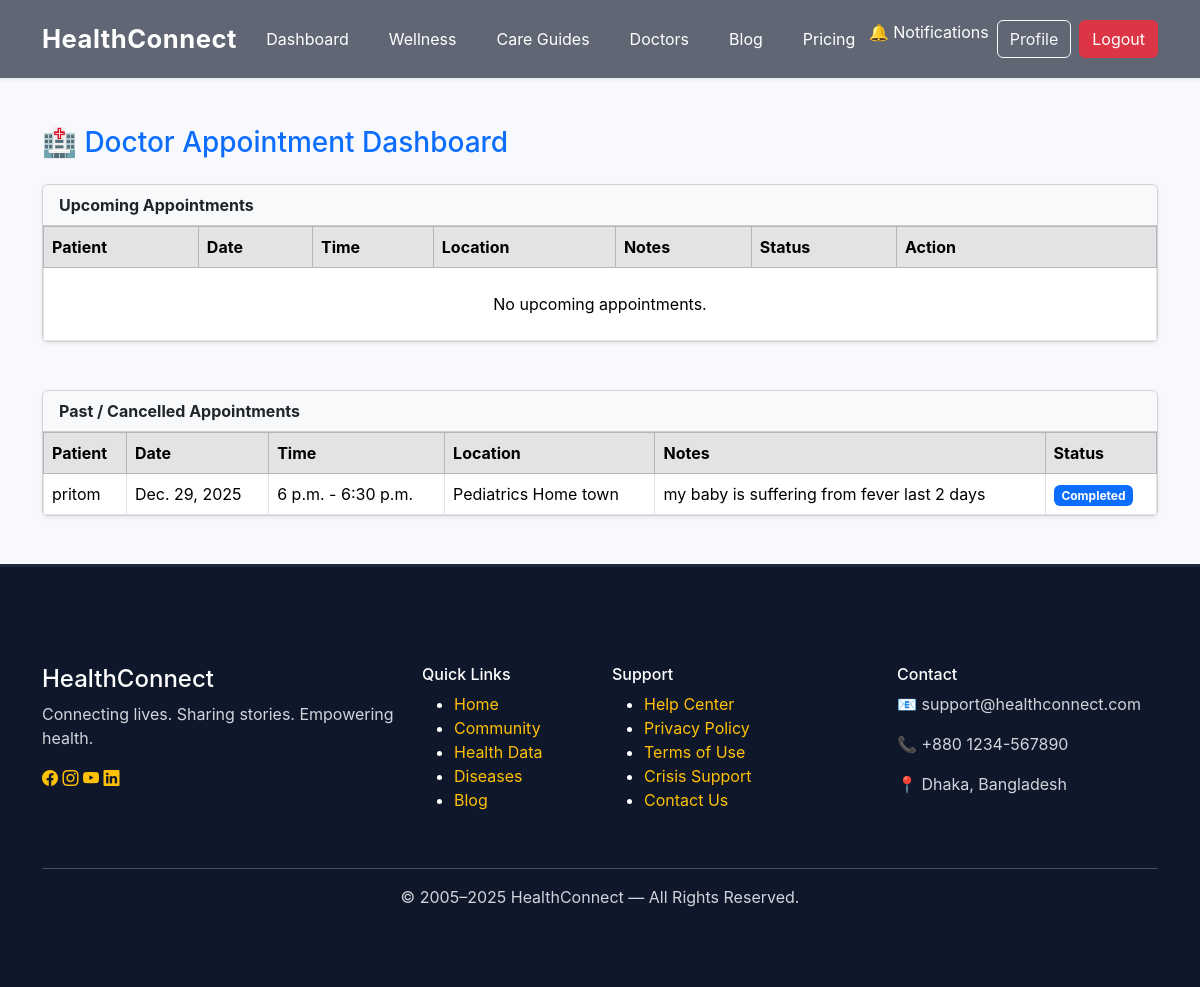
The page /appointments/doctor/appointments/ (signed in) on the database as committed earlier.
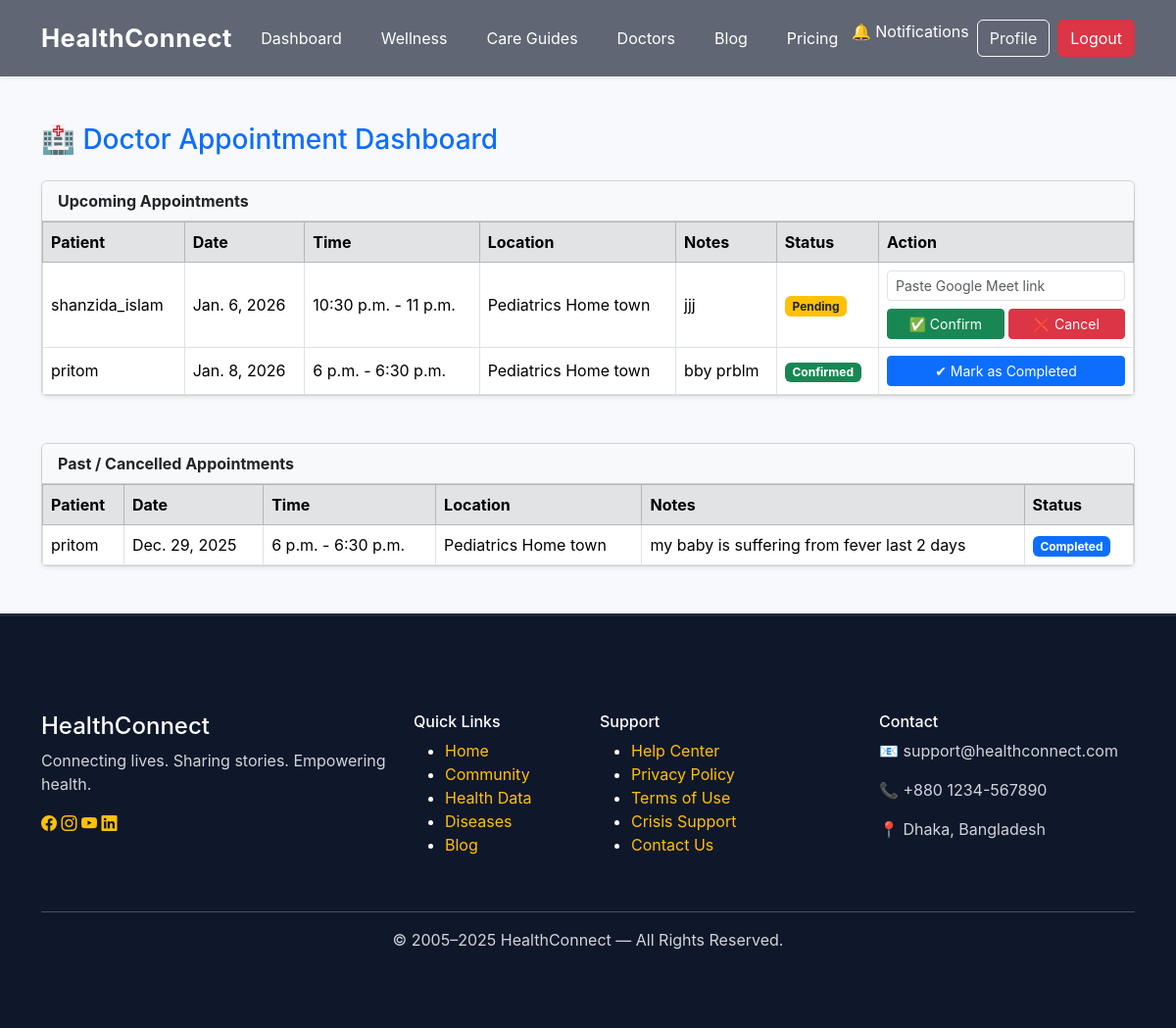
The same page on the database as committed later.
### appointments/models.py (models this page shows, shortened)
class Appointment(models.Model):
    patient = models.ForeignKey(CustomUser, on_delete=models.CASCADE, related_name="appointments")
    doctor = models.ForeignKey(CustomUser, on_delete=models.CASCADE, related_name="doctor_appointments")
    location = models.ForeignKey(DoctorLocation, on_delete=models.CASCADE)
    date = models.DateField()
    start_time = models.TimeField()
    end_time = models.TimeField()
    status = models.CharField(max_length=20, choices=APPOINTMENT_STATUS, default="pending")
    notes = models.TextField(blank=True, null=True)
    meeting_link = models.URLField(blank=True, null=True)
    created_at = models.DateTimeField(default=timezone.now)
    class Meta:
        unique_together = ("doctor", "location", "date", "start_time")

class DoctorLocation(models.Model):
    APPOINTMENT_TYPE = (
        ("offline", "Offline"),
        ("online", "Online"),
        ("both", "Online & Offline"),
    )
    doctor = models.ForeignKey(
        settings.AUTH_USER_MODEL,
        on_delete=models.CASCADE,
        related_name="doctor_locations"
    )
    name = models.CharField(max_length=150)
    address = models.TextField()
    days = models.CharField(max_length=100, help_text="Sun,Tue,Thu")
    start_time = models.TimeField()
    end_time = models.TimeField()
    appointment_type = models.CharField(max_length=20, choices=APPOINTMENT_TYPE)

### accounts/models.py (models this page shows, shortened)
class CustomUser(AbstractUser):
    role = models.CharField(
        max_length=20,
        choices=ROLE_CHOICES,
        default="patient"
    )
    doctor_license = models.CharField(
        max_length=50,
        blank=True,
        null=True
    )
    specialization = models.ManyToManyField(
        "Specialization",
        blank=True,
        help_text="Only for doctors"
    )
    hospital_name = models.CharField(
        max_length=150,
        blank=True,
        null=True
    )
    profile_pic = models.ImageField(
        upload_to="profiles/",
        blank=True,
        null=True
    )
    token_id = models.CharField(
        max_length=12,   # Adjust for future growth
        unique=True,
        blank=True,
        editable=False
    )

### appointments/views.py (the view, shortened to what this page needs)
# urls.py: path('doctor/appointments/', views.doctor_my_appointment, name='doctor_my_appointment'),
@login_required
def doctor_my_appointment(request):
    if request.user.role != "doctor":
        return redirect('home')
    appointments = request.user.doctor_appointments.order_by('date', 'start_time')
    upcoming = appointments.filter(status__in=['pending', 'confirmed'])
    past = appointments.filter(status__in=['completed', 'cancelled'])
    return render(request, 'appointments/doctor_appointments.html', {
        'upcoming': upcoming,
        'past': past
    })

### blog/context_processors.py (called while the page is built)
def unread_notifications(request):
    if request.user.is_authenticated:
        return {
            "unread_count": request.user.notifications.filter(is_read=False).count()
        }
    return {"unread_count": 0}

### appointments/templates/appointments/doctor_appointments.html (shortened to what this page needs)
{% extends "base.html" %}
{% block content %}
<div class="container py-5">
    <h3 class="mb-4 text-primary">
        🏥 Doctor Appointment Dashboard
    </h3>
    <div class="card shadow-sm mb-5">
        <div class="card-header bg-light fw-bold">
            Upcoming Appointments
        </div>
        <div class="card-body p-0">
            <table class="table table-bordered mb-0 align-middle">
                <thead class="table-secondary">
                    <tr>
                        <th>Patient</th>
                        <th>Date</th>
                        <th>Time</th>
                        <th>Location</th>
                        <th>Notes</th>
                        <th>Status</th>
                        <th width="260">Action</th>
                    </tr>
                </thead>
                <tbody>
                {% for appt in upcoming %}
                    <tr>
                        <td>{{ appt.patient.username }}</td>
                        <td>{{ appt.date }}</td>
                        <td>{{ appt.start_time }} - {{ appt.end_time }}</td>
                        <td>{{ appt.location.name }}</td>
                        <td>{{ appt.notes|default:"-" }}</td>
                        <td>
                            {% if appt.status == "pending" %}
                                <span class="badge bg-warning text-dark">Pending</span>
                            {% elif appt.status == "confirmed" %}
                                <span class="badge bg-success">Confirmed</span>
                            {% endif %}
                        </td>
                        <td>
                            {% if appt.status == "pending" %}
                            <form method="post">
                                <input type="url"
                                       name="meeting_link"
                                       class="form-control form-control-sm mb-2"
                                       placeholder="Paste Google Meet link"
                                       required>
                                <div class="d-flex gap-1">
                                    <button type="submit"
                                            name="action"
                                            value="confirm"
                                            class="btn btn-success btn-sm w-100">
                                        ✅ Confirm
                                    </button>
                                    <button type="submit"
                                            name="action"
                                            value="cancel"
                                            class="btn btn-danger btn-sm w-100">
                                        ❌ Cancel
                                    </button>
                                </div>
                            </form>
                            {% elif appt.status == "confirmed" %}
                            <form method="post">
                                <button type="submit"
                                        name="action"
                                        value="complete"
                                        class="btn btn-primary btn-sm w-100">
                                    ✔ Mark as Completed
                                </button>
                            </form>
                            {% else %}
                                -
                            {% endif %}
                        </td>
                    </tr>
                {% empty %}
                    <tr>
                        <td colspan="7" class="text-center py-4">
                            No upcoming appointments.
                        </td>
                    </tr>
                {% endfor %}
                </tbody>
            </table>
        </div>
    </div>
    <div class="card shadow-sm">
        <div class="card-header bg-light fw-bold">
            Past / Cancelled Appointments
        </div>
        <div class="card-body p-0">
            <table class="table table-bordered mb-0 align-middle">
                <thead class="table-secondary">
                    <tr>
                        <th>Patient</th>
                        <th>Date</th>
                        <th>Time</th>
                        <th>Location</th>
                        <th>Notes</th>
                        <th>Status</th>
                    </tr>
                </thead>
                <tbody>
                {% for appt in past %}
                    <tr>
                        <td>{{ appt.patient.username }}</td>
                        <td>{{ appt.date }}</td>
                        <td>{{ appt.start_time }} - {{ appt.end_time }}</td>
                        <td>{{ appt.location.name }}</td>
                        <td>{{ appt.notes|default:"-" }}</td>
                        <td>
                            {% if appt.status == "completed" %}
                                <span class="badge bg-primary">Completed</span>
                            {% elif appt.status == "cancelled" %}
                                <span class="badge bg-danger">Cancelled</span>
                            {% endif %}
                        </td>
                    </tr>
                {% empty %}
                    <tr>
                        <td colspan="6" class="text-center py-4">
                            No past appointments.
                        </td>
                    </tr>
                {% endfor %}
                </tbody>
            </table>
        </div>
    </div>
</div>
{% endblock %}

### templates/base.html (shortened to what this page needs)
{% load static %}
{% load crispy_forms_tags %}
<!DOCTYPE html>
<html lang="en">
<head>
<link href="https://cdn.jsdelivr.net/npm/bootstrap@5.3.3/dist/css/bootstrap.min.css" rel="stylesheet">
<link rel="stylesheet" href="https://cdn.jsdelivr.net/npm/bootstrap-icons@1.11.3/font/bootstrap-icons.min.css">
<link rel="stylesheet"
href="https://cdn.jsdelivr.net/npm/bootstrap-icons@1.10.5/font/bootstrap-icons.css">
<link rel="stylesheet" href="{% static 'css/style.css' %}">
<link rel="stylesheet" href="{% static 'css/pricing.css' %}">
<link rel="stylesheet" href="{% static 'css/profile.css' %}">
<link rel="stylesheet" href="{% static 'css/bloglist.css' %}">
</head>
<body style="padding-top: 78px;">
<nav class="navbar navbar-expand-lg modern-nav fixed-top shadow-sm">
  <div class="container">
    <a class="navbar-brand fw-bold text-white" href="/">HealthConnect</a>
    <div class="collapse navbar-collapse justify-content-center" id="navbarNav">
      <ul class="navbar-nav gap-4 fs-6">
        <li class="nav-item"><a class="nav-link text-white nav-hover" href="/">Dashboard</a></li>
        <li class="nav-item"><a class="nav-link text-white nav-hover" href="{% url 'healthPage' %}">Wellness</a></li>
        <li class="nav-item"><a class="nav-link text-white nav-hover" href="{% url 'treatmentPage' %}">Care Guides</a>
        </li>
        <li class="nav-item"><a class="nav-link text-white nav-hover" href="{% url 'doctor_list' %}">Doctors</a></li>
        <li class="nav-item"><a class="nav-link text-white nav-hover" href="{% url 'blog_list' %}">Blog</a></li>
        <li class="nav-item"><a class="nav-link text-white nav-hover" href="{% url 'subscription_plans' %}">Pricing</a></li>
      </ul>
    </div>
   <div class="d-flex gap-2 ">
  {% if request.user.is_authenticated %}
  <a href="{% url 'notifications' %}" class="nav-link position-relative text-white">
    🔔 Notifications
  </a>
  <a href="{% url 'profile' %}" class="btn btn-outline-light">Profile</a>
  <a href="{% url 'logout' %}" class="btn btn-danger">Logout</a>
{% else %}
  <a href="{% url 'login' %}" class="btn btn-outline-light">Sign in</a>
  <a href="{% url 'signup' %}" class="btn btn-outline-light">Join now</a>
{% endif %}
</div>
  </div>
</nav>
{% block content %}{% endblock content %}
<footer class="hc-footer">
  <div class="container py-5">
    <div class="row">
      <div class="col-md-4 mb-4">
        <h4 class="hc-brand">HealthConnect</h4>
        <p class="hc-desc">Connecting lives. Sharing stories. Empowering health.</p>
        <div class="hc-social mt-3">
          <a href="#"><i class="bi bi-facebook"></i></a>
          <a href="#"><i class="bi bi-instagram"></i></a>
          <a href="#"><i class="bi bi-youtube"></i></a>
          <a href="#"><i class="bi bi-linkedin"></i></a>
        </div>
      </div>
      <div class="col-md-2 mb-4">
        <h6 class="hc-title">Quick Links</h6>
        <ul class="hc-list">
          <li><a href="#">Home</a></li>
          <li><a href="#">Community</a></li>
          <li><a href="#">Health Data</a></li>
          <li><a href="#">Diseases</a></li>
          <li><a href="#">Blog</a></li>
        </ul>
      </div>
      <div class="col-md-3 mb-4">
        <h6 class="hc-title">Support</h6>
        <ul class="hc-list">
          <li><a href="#">Help Center</a></li>
          <li><a href="#">Privacy Policy</a></li>
          <li><a href="#">Terms of Use</a></li>
          <li><a href="#">Crisis Support</a></li>
          <li><a href="#">Contact Us</a></li>
        </ul>
      </div>
      <div class="col-md-3 mb-4">
        <h6 class="hc-title">Contact</h6>
        <p class="hc-text">📧 support@healthconnect.com</p>
        <p class="hc-text">📞 +880 1234-567890</p>
        <p class="hc-text">📍 Dhaka, Bangladesh</p>
      </div>
    </div>
    <hr class="hc-line">
    <p class="hc-copy text-center mb-0">
      © 2005–2025 HealthConnect — All Rights Reserved.
    </p>
  </div>
</footer>
</body>
</html>

### static/css/style.css (style rules this page uses)
body { font-family: 'Inter', sans-serif; background: #f8f9fc; margin: 0; padding: 0; }
* { transition: 0.3s ease; }
.modern-nav { background: rgba(15, 23, 42, 0.65); backdrop-filter: blur(12px); padding: 15px 0; }
.navbar-brand { font-size: 1.6rem; letter-spacing: 0.5px; }
footer.hc-footer { background-color: #0f172a; color: #ffffff; padding-top: 50px; padding-bottom: 30px; border-top: 3px solid #1e293b; }
footer.hc-footer a { color: #ffc107; text-decoration: none; }
footer.hc-footer h4, footer.hc-footer h6 { color: #ffffff; }
footer.hc-footer .hc-social a { color: #ffc107; transition: 0.3s; }
footer.hc-footer p { color: #d1d5db; }

Rows that differ between the two databases and show on the page:
added Appointment: patient.username "shanzida_islam", date "Jan. 6, 2026", start_time "10:30 p.m.", end_time "11 p.m.", location.name "Pediatrics Home town", notes "jjj", status "Pending", shown under "🏥 Doctor Appointment Dashboard"
added Appointment: patient.username "pritom", date "Jan. 8, 2026", start_time "6 p.m.", end_time "6:30 p.m.", location.name "Pediatrics Home town", notes "bby prblm", status "Confirmed", shown under "🏥 Doctor Appointment Dashboard"
Other text that changed with them:
text no longer shown: "No upcoming appointments."
